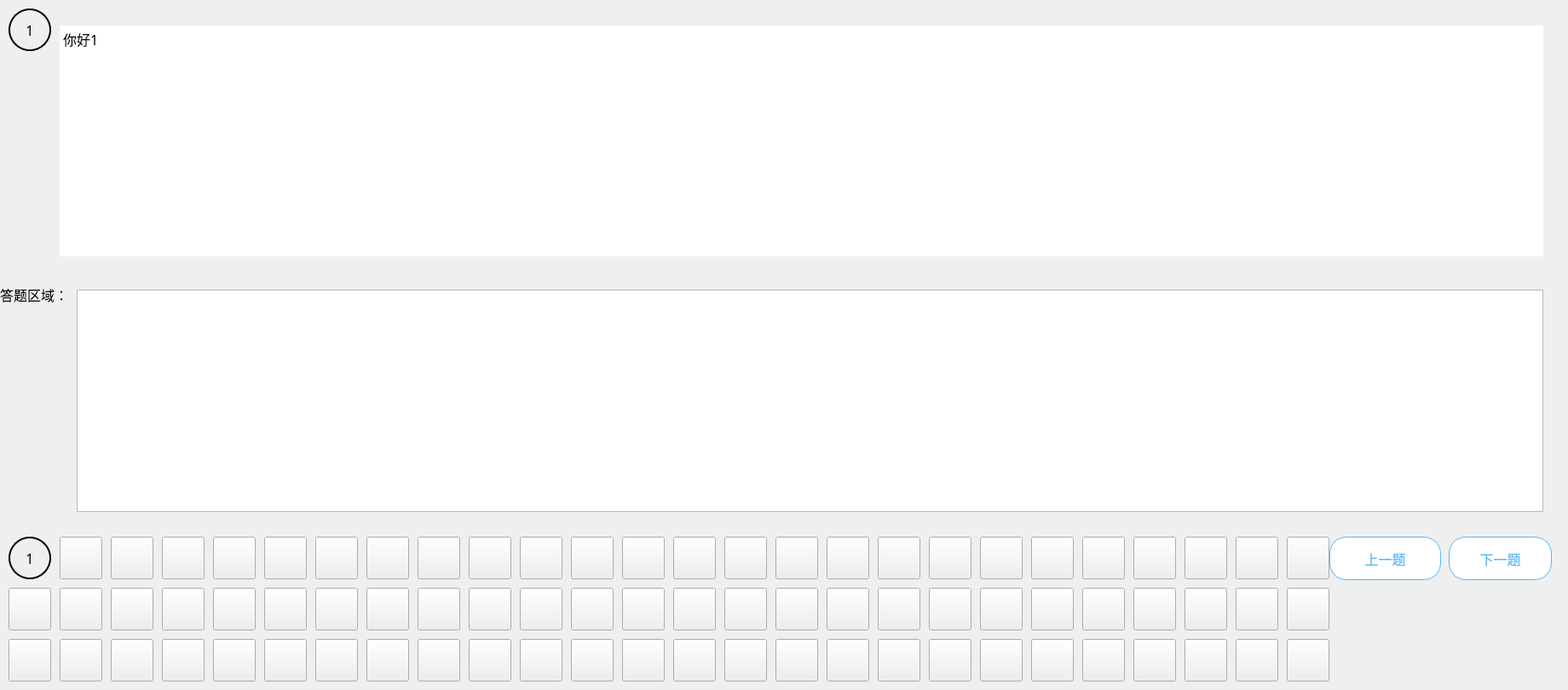
   <widget class="QWidget" name="page_4">
    <widget class="QPushButton" name="pushButton_249">
     <property name="geometry">
      <rect>
       <x>10</x>
       <y>10</y>
       <width>50</width>
       <height>50</height>
      </rect>
     </property>
     <property name="font">
      <font>
       <family>黑体</family>
       <pointsize>12</pointsize>
      </font>
     </property>
     <property name="styleSheet">
      <string notr="true">#pushButton_249
{
border:none;
border:2px solid black;
border-radius:25;
}</string>
     </property>
     <property name="text">
      <string>1</string>
     </property>
    </widget>
    <widget class="QTextEdit" name="textEdit">
     <property name="geometry">
      <rect>
       <x>70</x>
       <y>30</y>
       <width>1741</width>
       <height>271</height>
      </rect>
     </property>
     <property name="font">
      <font>
       <family>黑体</family>
       <pointsize>12</pointsize>
      </font>
     </property>
     <property name="styleSheet">
      <string notr="true">#textEdit
{
border:none;
}</string>
     </property>
     <property name="readOnly">
      <bool>true</bool>
     </property>
     <property name="html">
      <string>&lt;!DOCTYPE HTML PUBLIC &quot;-//W3C//DTD HTML 4.0//EN&quot; &quot;http://www.w3.org/TR/REC-html40/strict.dtd&quot;&gt;
&lt;html&gt;&lt;head&gt;&lt;meta name=&quot;qrichtext&quot; content=&quot;1&quot; /&gt;&lt;style type=&quot;text/css&quot;&gt;
p, li { white-space: pre-wrap; }
&lt;/style&gt;&lt;/head&gt;&lt;body style=&quot; font-family:'黑体'; font-size:12pt; font-weight:400; font-style:normal;&quot;&gt;
&lt;p style=&quot; margin-top:0px; margin-bottom:0px; margin-left:0px; margin-right:0px; -qt-block-indent:0; text-indent:0px;&quot;&gt;你好1&lt;/p&gt;
&lt;p style=&quot;-qt-paragraph-type:empty; margin-top:0px; margin-bottom:0px; margin-left:0px; margin-right:0px; -qt-block-indent:0; text-indent:0px;&quot;&gt;&lt;br /&gt;&lt;/p&gt;&lt;/body&gt;&lt;/html&gt;</string>
     </property>
    </widget>
    <widget class="QLabel" name="label_23">
     <property name="geometry">
      <rect>
       <x>0</x>
       <y>330</y>
       <width>111</width>
       <height>31</height>
      </rect>
     </property>
     <property name="font">
      <font>
       <family>黑体</family>
       <pointsize>12</pointsize>
      </font>
     </property>
     <property name="text">
      <string>答题区域：</string>
     </property>
    </widget>
    <widget class="QTextEdit" name="textEdit_2">
     <property name="geometry">
      <rect>
       <x>90</x>
       <y>340</y>
       <width>1721</width>
       <height>261</height>
      </rect>
     </property>
     <property name="font">
      <font>
       <family>黑体</family>
       <pointsize>12</pointsize>
      </font>
     </property>
     <property name="readOnly">
      <bool>false</bool>
     </property>
    </widget>
    <widget class="QWidget" name="widget_5" native="true">
     <property name="geometry">
      <rect>
       <x>0</x>
       <y>620</y>
       <width>1831</width>
       <height>181</height>
      </rect>
     </property>
     <widget class="QPushButton" name="pushButton_250">
      <property name="geometry">
       <rect>
        <x>1560</x>
        <y>10</y>
        <width>131</width>
        <height>51</height>
       </rect>
      </property>
      <property name="font">
       <font>
        <family>黑体</family>
        <pointsize>12</pointsize>
       </font>
      </property>
      <property name="styleSheet">
       <string notr="true">#pushButton_250
{
border:1px solid #50b8fd;
background-color:#FFFFFF;
color:#50b8fd;
border-radius:20;
}

#pushButton_250:hover
{
background-color: #50b8fd;
color:#ffffff;
}</string>
      </property>
      <property name="text">
       <string>上一题</string>
      </property>
     </widget>
     <widget class="QPushButton" name="pushButton_251">
      <property name="geometry">
       <rect>
        <x>1700</x>
        <y>10</y>
        <width>121</width>
        <height>51</height>
       </rect>
      </property>
      <property name="font">
       <font>
        <family>黑体</family>
        <pointsize>12</pointsize>
       </font>
      </property>
      <property name="styleSheet">
       <string notr="true">#pushButton_251
{
border:1px solid #50b8fd;
background-color:#FFFFFF;
color:#50b8fd;
border-radius:20;
}

#pushButton_251:hover
{
background-color: #50b8fd;
color:#ffffff;
}</string>
      </property>
      <property name="text">
       <string>下一题</string>
      </property>
     </widget>
     <widget class="QPushButton" name="pushButton_252">
      <property name="geometry">
       <rect>
        <x>10</x>
        <y>10</y>
        <width>50</width>
        <height>50</height>
       </rect>
      </property>
      <property name="font">
       <font>
        <family>黑体</family>
        <pointsize>12</pointsize>
       </font>
      </property>
      <property name="styleSheet">
       <string notr="true">#pushButton_252
{
border:none;
border:2px solid black;
border-radius:25;
}</string>
      </property>
      <property name="text">
       <string>1</string>
      </property>
     </widget>
     <widget class="QPushButton" name="pushButton_253">
      <property name="geometry">
       <rect>
        <x>70</x>
        <y>10</y>
        <width>50</width>
        <height>50</height>
       </rect>
      </property>
      <property name="text">
       <string/>
      </property>
     </widget>
     <widget class="QPushButton" name="pushButton_254">
      <property name="geometry">
       <rect>
        <x>130</x>
        <y>10</y>
        <width>50</width>
        <height>50</height>
       </rect>
      </property>
      <property name="text">
       <string/>
      </property>
     </widget>
     <widget class="QPushButton" name="pushButton_255">
      <property name="geometry">
       <rect>
        <x>190</x>
        <y>10</y>
        <width>50</width>
        <height>50</height>
       </rect>
      </property>
      <property name="text">
       <string/>
      </property>
     </widget>
     <widget class="QPushButton" name="pushButton_256">
      <property name="geometry">
       <rect>
        <x>250</x>
        <y>10</y>
        <width>50</width>
        <height>50</height>
       </rect>
      </property>
      <property name="text">
       <string/>
      </property>
     </widget>
     <widget class="QPushButton" name="pushButton_257">
      <property name="geometry">
       <rect>
        <x>310</x>
        <y>10</y>
        <width>50</width>
        <height>50</height>
       </rect>
      </property>
      <property name="text">
       <string/>
      </property>
     </widget>
     <widget class="QPushButton" name="pushButton_258">
      <property name="geometry">
       <rect>
        <x>370</x>
        <y>10</y>
        <width>50</width>
        <height>50</height>
       </rect>
      </property>
      <property name="text">
       <string/>
      </property>
     </widget>
     <widget class="QPushButton" name="pushButton_259">
      <property name="geometry">
       <rect>
        <x>430</x>
        <y>10</y>
        <width>50</width>
        <height>50</height>
       </rect>
      </property>
      <property name="text">
       <string/>
      </property>
     </widget>
     <widget class="QPushButton" name="pushButton_260">
      <property name="geometry">
       <rect>
        <x>490</x>
        <y>10</y>
        <width>50</width>
        <height>50</height>
       </rect>
      </property>
      <property name="text">
       <string/>
      </property>
     </widget>
     <widget class="QPushButton" name="pushButton_261">
      <property name="geometry">
       <rect>
        <x>550</x>
        <y>10</y>
        <width>50</width>
        <height>50</height>
       </rect>
      </property>
      <property name="text">
       <string/>
      </property>
     </widget>
     <widget class="QPushButton" name="pushButton_262">
      <property name="geometry">
       <rect>
        <x>610</x>
        <y>10</y>
        <width>50</width>
        <height>50</height>
       </rect>
      </property>
      <property name="text">
       <string/>
      </property>
     </widget>
     <widget class="QPushButton" name="pushButton_263">
      <property name="geometry">
       <rect>
        <x>670</x>
        <y>10</y>
        <width>50</width>
        <height>50</height>
       </rect>
      </property>
      <property name="text">
       <string/>
      </property>
     </widget>
     <widget class="QPushButton" name="pushButton_264">
      <property name="geometry">
       <rect>
        <x>730</x>
        <y>10</y>
        <width>50</width>
        <height>50</height>
       </rect>
      </property>
      <property name="text">
       <string/>
      </property>
     </widget>
     <widget class="QPushButton" name="pushButton_265">
      <property name="geometry">
       <rect>
        <x>790</x>
        <y>10</y>
        <width>50</width>
        <height>50</height>
       </rect>
      </property>
      <property name="text">
       <string/>
      </property>
     </widget>
     <widget class="QPushButton" name="pushButton_266">
      <property name="geometry">
       <rect>
        <x>850</x>
        <y>10</y>
        <width>50</width>
        <height>50</height>
       </rect>
      </property>
      <property name="text">
       <string/>
      </property>
     </widget>
     <widget class="QPushButton" name="pushButton_267">
      <property name="geometry">
       <rect>
        <x>910</x>
        <y>10</y>
        <width>50</width>
        <height>50</height>
       </rect>
      </property>
      <property name="text">
       <string/>
      </property>
     </widget>
     <widget class="QPushButton" name="pushButton_268">
      <property name="geometry">
       <rect>
        <x>970</x>
        <y>10</y>
        <width>50</width>
        <height>50</height>
       </rect>
      </property>
      <property name="text">
       <string/>
      </property>
     </widget>
     <widget class="QPushButton" name="pushButton_269">
      <property name="geometry">
       <rect>
        <x>1030</x>
        <y>10</y>
        <width>50</width>
        <height>50</height>
       </rect>
      </property>
      <property name="text">
       <string/>
      </property>
     </widget>
     <widget class="QPushButton" name="pushButton_270">
      <property name="geometry">
       <rect>
        <x>1090</x>
        <y>10</y>
        <width>50</width>
        <height>50</height>
       </rect>
      </property>
      <property name="text">
       <string/>
      </property>
     </widget>
     <widget class="QPushButton" name="pushButton_271">
      <property name="geometry">
       <rect>
        <x>1150</x>
        <y>10</y>
        <width>50</width>
        <height>50</height>
       </rect>
      </property>
      <property name="text">
       <string/>
      </property>
     </widget>
     <widget class="QPushButton" name="pushButton_272">
      <property name="geometry">
       <rect>
        <x>1210</x>
        <y>10</y>
        <width>50</width>
        <height>50</height>
       </rect>
      </property>
      <property name="text">
       <string/>
      </property>
     </widget>
     <widget class="QPushButton" name="pushButton_273">
      <property name="geometry">
       <rect>
        <x>1270</x>
        <y>10</y>
        <width>50</width>
        <height>50</height>
       </rect>
      </property>
      <property name="text">
       <string/>
      </property>
     </widget>
     <widget class="QPushButton" name="pushButton_274">
      <property name="geometry">
       <rect>
        <x>1330</x>
        <y>10</y>
        <width>50</width>
        <height>50</height>
       </rect>
      </property>
      <property name="text">
       <string/>
      </property>
     </widget>
     <widget class="QPushButton" name="pushButton_275">
      <property name="geometry">
       <rect>
        <x>1390</x>
        <y>10</y>
        <width>50</width>
        <height>50</height>
       </rect>
      </property>
      <property name="text">
       <string/>
      </property>
     </widget>
     <widget class="QPushButton" name="pushButton_276">
      <property name="geometry">
       <rect>
        <x>1450</x>
        <y>10</y>
        <width>50</width>
        <height>50</height>
       </rect>
      </property>
      <property name="text">
       <string/>
      </property>
     </widget>
     <widget class="QPushButton" name="pushButton_277">
      <property name="geometry">
       <rect>
        <x>1510</x>
        <y>10</y>
        <width>50</width>
        <height>50</height>
       </rect>
      </property>
      <property name="text">
       <string/>
      </property>
     </widget>
     <widget class="QPushButton" name="pushButton_278">
      <property name="geometry">
       <rect>
        <x>10</x>
        <y>70</y>
        <width>50</width>
        <height>50</height>
       </rect>
      </property>
      <property name="text">
       <string/>
      </property>
     </widget>
     <widget class="QPushButton" name="pushButton_279">
      <property name="geometry">
       <rect>
        <x>70</x>
        <y>70</y>
        <width>50</width>
        <height>50</height>
       </rect>
      </property>
      <property name="text">
       <string/>
      </property>
     </widget>
     <widget class="QPushButton" name="pushButton_280">
      <property name="geometry">
       <rect>
        <x>130</x>
        <y>70</y>
        <width>50</width>
        <height>50</height>
       </rect>
      </property>
      <property name="text">
       <string/>
      </property>
     </widget>
     <widget class="QPushButton" name="pushButton_281">
      <property name="geometry">
       <rect>
        <x>190</x>
        <y>70</y>
        <width>50</width>
        <height>50</height>
       </rect>
      </property>
      <property name="text">
       <string/>
      </property>
     </widget>
     <widget class="QPushButton" name="pushButton_282">
      <property name="geometry">
       <rect>
        <x>250</x>
        <y>70</y>
        <width>50</width>
        <height>50</height>
       </rect>
      </property>
      <property name="text">
       <string/>
      </property>
     </widget>
     <widget class="QPushButton" name="pushButton_283">
      <property name="geometry">
       <rect>
        <x>310</x>
        <y>70</y>
        <width>50</width>
        <height>50</height>
       </rect>
      </property>
      <property name="text">
       <string/>
      </property>
     </widget>
     <widget class="QPushButton" name="pushButton_284">
      <property name="geometry">
       <rect>
        <x>370</x>
        <y>70</y>
        <width>50</width>
        <height>50</height>
       </rect>
      </property>
      <property name="text">
       <string/>
      </property>
     </widget>
     <widget class="QPushButton" name="pushButton_285">
      <property name="geometry">
       <rect>
        <x>430</x>
        <y>70</y>
        <width>50</width>
        <height>50</height>
       </rect>
      </property>
      <property name="text">
       <string/>
      </property>
     </widget>
     <widget class="QPushButton" name="pushButton_286">
      <property name="geometry">
       <rect>
        <x>490</x>
        <y>70</y>
        <width>50</width>
        <height>50</height>
       </rect>
      </property>
      <property name="text">
       <string/>
      </property>
     </widget>
     <widget class="QPushButton" name="pushButton_287">
      <property name="geometry">
       <rect>
        <x>550</x>
        <y>70</y>
        <width>50</width>
        <height>50</height>
       </rect>
      </property>
      <property name="text">
       <string/>
      </property>
     </widget>
     <widget class="QPushButton" name="pushButton_288">
      <property name="geometry">
       <rect>
        <x>610</x>
        <y>70</y>
        <width>50</width>
        <height>50</height>
       </rect>
      </property>
      <property name="text">
       <string/>
      </property>
     </widget>
     <widget class="QPushButton" name="pushButton_289">
      <property name="geometry">
       <rect>
        <x>670</x>
        <y>70</y>
        <width>50</width>
        <height>50</height>
       </rect>
      </property>
      <property name="text">
       <string/>
      </property>
     </widget>
     <widget class="QPushButton" name="pushButton_290">
      <property name="geometry">
       <rect>
        <x>730</x>
        <y>70</y>
        <width>50</width>
        <height>50</height>
       </rect>
      </property>
      <property name="text">
       <string/>
      </property>
     </widget>
     <widget class="QPushButton" name="pushButton_291">
      <property name="geometry">
       <rect>
        <x>790</x>
        <y>70</y>
        <width>50</width>
        <height>50</height>
       </rect>
      </property>
      <property name="text">
       <string/>
      </property>
     </widget>
     <widget class="QPushButton" name="pushButton_292">
      <property name="geometry">
       <rect>
        <x>850</x>
        <y>70</y>
        <width>50</width>
        <height>50</height>
       </rect>
      </property>
      <property name="text">
       <string/>
      </property>
     </widget>
     <widget class="QPushButton" name="pushButton_293">
      <property name="geometry">
       <rect>
        <x>910</x>
        <y>70</y>
        <width>50</width>
        <height>50</height>
       </rect>
      </property>
      <property name="text">
       <string/>
      </property>
     </widget>
     <widget class="QPushButton" name="pushButton_294">
      <property name="geometry">
       <rect>
        <x>970</x>
        <y>70</y>
        <width>50</width>
        <height>50</height>
       </rect>
      </property>
      <property name="text">
       <string/>
      </property>
     </widget>
     <widget class="QPushButton" name="pushButton_295">
      <property name="geometry">
       <rect>
        <x>1030</x>
        <y>70</y>
        <width>50</width>
        <height>50</height>
       </rect>
      </property>
      <property name="text">
       <string/>
      </property>
     </widget>
     <widget class="QPushButton" name="pushButton_296">
      <property name="geometry">
       <rect>
        <x>1090</x>
        <y>70</y>
        <width>50</width>
        <height>50</height>
       </rect>
      </property>
      <property name="text">
       <string/>
      </property>
     </widget>
     <widget class="QPushButton" name="pushButton_297">
      <property name="geometry">
       <rect>
        <x>1150</x>
        <y>70</y>
        <width>50</width>
        <height>50</height>
       </rect>
      </property>
      <property name="text">
       <string/>
      </property>
     </widget>
     <widget class="QPushButton" name="pushButton_298">
      <property name="geometry">
       <rect>
        <x>1210</x>
        <y>70</y>
        <width>50</width>
        <height>50</height>
       </rect>
      </property>
      <property name="text">
       <string/>
      </property>
     </widget>
     <widget class="QPushButton" name="pushButton_299">
      <property name="geometry">
       <rect>
        <x>1270</x>
        <y>70</y>
        <width>50</width>
        <height>50</height>
       </rect>
      </property>
      <property name="text">
       <string/>
      </property>
     </widget>
     <widget class="QPushButton" name="pushButton_300">
      <property name="geometry">
       <rect>
        <x>1330</x>
        <y>70</y>
        <width>50</width>
        <height>50</height>
       </rect>
      </property>
      <property name="text">
       <string/>
      </property>
     </widget>
     <widget class="QPushButton" name="pushButton_301">
      <property name="geometry">
       <rect>
        <x>1390</x>
        <y>70</y>
        <width>50</width>
        <height>50</height>
       </rect>
      </property>
      <property name="text">
       <string/>
      </property>
     </widget>
     <widget class="QPushButton" name="pushButton_302">
      <property name="geometry">
       <rect>
        <x>1450</x>
        <y>70</y>
        <width>50</width>
        <height>50</height>
       </rect>
      </property>
      <property name="text">
       <string/>
      </property>
     </widget>
     <widget class="QPushButton" name="pushButton_303">
      <property name="geometry">
       <rect>
        <x>1510</x>
        <y>70</y>
        <width>50</width>
        <height>50</height>
       </rect>
      </property>
      <property name="text">
       <string/>
      </property>
     </widget>
     <widget class="QPushButton" name="pushButton_304">
      <property name="geometry">
       <rect>
        <x>10</x>
        <y>130</y>
        <width>50</width>
        <height>50</height>
       </rect>
      </property>
      <property name="text">
       <string/>
      </property>
     </widget>
     <widget class="QPushButton" name="pushButton_305">
      <property name="geometry">
       <rect>
        <x>70</x>
        <y>130</y>
        <width>50</width>
        <height>50</height>
       </rect>
      </property>
      <property name="text">
       <string/>
      </property>
     </widget>
     <widget class="QPushButton" name="pushButton_306">
      <property name="geometry">
       <rect>
        <x>130</x>
        <y>130</y>
        <width>50</width>
        <height>50</height>
       </rect>
      </property>
      <property name="text">
       <string/>
      </property>
     </widget>
     <widget class="QPushButton" name="pushButton_307">
      <property name="geometry">
       <rect>
        <x>190</x>
        <y>130</y>
        <width>50</width>
        <height>50</height>
       </rect>
      </property>
      <property name="text">
       <string/>
      </property>
     </widget>
     <widget class="QPushButton" name="pushButton_308">
      <property name="geometry">
       <rect>
        <x>250</x>
        <y>130</y>
        <width>50</width>
        <height>50</height>
       </rect>
      </property>
      <property name="text">
       <string/>
      </property>
     </widget>
     <widget class="QPushButton" name="pushButton_309">
      <property name="geometry">
       <rect>
        <x>310</x>
        <y>130</y>
        <width>50</width>
        <height>50</height>
       </rect>
      </property>
      <property name="text">
       <string/>
      </property>
     </widget>
     <widget class="QPushButton" name="pushButton_310">
      <property name="geometry">
       <rect>
        <x>370</x>
        <y>130</y>
        <width>50</width>
        <height>50</height>
       </rect>
      </property>
      <property name="text">
       <string/>
      </property>
     </widget>
     <widget class="QPushButton" name="pushButton_311">
      <property name="geometry">
       <rect>
        <x>430</x>
        <y>130</y>
        <width>50</width>
        <height>50</height>
       </rect>
      </property>
      <property name="text">
       <string/>
      </property>
     </widget>
     <widget class="QPushButton" name="pushButton_312">
      <property name="geometry">
       <rect>
        <x>490</x>
        <y>130</y>
        <width>50</width>
        <height>50</height>
       </rect>
      </property>
      <property name="text">
       <string/>
      </property>
     </widget>
     <widget class="QPushButton" name="pushButton_313">
      <property name="geometry">
       <rect>
        <x>550</x>
        <y>130</y>
        <width>50</width>
        <height>50</height>
       </rect>
      </property>
      <property name="text">
       <string/>
      </property>
     </widget>
     <widget class="QPushButton" name="pushButton_314">
      <property name="geometry">
       <rect>
        <x>610</x>
        <y>130</y>
        <width>50</width>
        <height>50</height>
       </rect>
      </property>
      <property name="text">
       <string/>
      </property>
     </widget>
     <widget class="QPushButton" name="pushButton_315">
      <property name="geometry">
       <rect>
        <x>670</x>
        <y>130</y>
        <width>50</width>
        <height>50</height>
       </rect>
      </property>
      <property name="text">
       <string/>
      </property>
     </widget>
     <widget class="QPushButton" name="pushButton_316">
      <property name="geometry">
       <rect>
        <x>730</x>
        <y>130</y>
        <width>50</width>
        <height>50</height>
       </rect>
      </property>
      <property name="text">
       <string/>
      </property>
     </widget>
     <widget class="QPushButton" name="pushButton_317">
      <property name="geometry">
       <rect>
        <x>790</x>
        <y>130</y>
        <width>50</width>
        <height>50</height>
       </rect>
      </property>
      <property name="text">
       <string/>
      </property>
     </widget>
     <widget class="QPushButton" name="pushButton_318">
      <property name="geometry">
       <rect>
        <x>850</x>
        <y>130</y>
        <width>50</width>
        <height>50</height>
       </rect>
      </property>
      <property name="text">
       <string/>
      </property>
     </widget>
     <widget class="QPushButton" name="pushButton_319">
      <property name="geometry">
       <rect>
        <x>910</x>
        <y>130</y>
        <width>50</width>
        <height>50</height>
       </rect>
      </property>
      <property name="text">
       <string/>
      </property>
     </widget>
     <widget class="QPushButton" name="pushButton_320">
      <property name="geometry">
       <rect>
        <x>970</x>
        <y>130</y>
        <width>50</width>
        <height>50</height>
       </rect>
      </property>
      <property name="text">
       <string/>
      </property>
     </widget>
     <widget class="QPushButton" name="pushButton_321">
      <property name="geometry">
       <rect>
        <x>1030</x>
        <y>130</y>
        <width>50</width>
        <height>50</height>
       </rect>
      </property>
      <property name="text">
       <string/>
      </property>
     </widget>
     <widget class="QPushButton" name="pushButton_322">
      <property name="geometry">
       <rect>
        <x>1090</x>
        <y>130</y>
        <width>50</width>
        <height>50</height>
       </rect>
      </property>
      <property name="text">
       <string/>
      </property>
     </widget>
     <widget class="QPushButton" name="pushButton_323">
      <property name="geometry">
       <rect>
        <x>1150</x>
        <y>130</y>
        <width>50</width>
        <height>50</height>
       </rect>
      </property>
      <property name="text">
       <string/>
      </property>
     </widget>
     <widget class="QPushButton" name="pushButton_324">
      <property name="geometry">
       <rect>
        <x>1210</x>
        <y>130</y>
        <width>50</width>
        <height>50</height>
       </rect>
      </property>
      <property name="text">
       <string/>
      </property>
     </widget>
     <widget class="QPushButton" name="pushButton_325">
      <property name="geometry">
       <rect>
        <x>1270</x>
        <y>130</y>
        <width>50</width>
        <height>50</height>
       </rect>
      </property>
      <property name="text">
       <string/>
      </property>
     </widget>
     <widget class="QPushButton" name="pushButton_326">
      <property name="geometry">
       <rect>
        <x>1330</x>
        <y>130</y>
        <width>50</width>
        <height>50</height>
       </rect>
      </property>
      <property name="text">
       <string/>
      </property>
     </widget>
     <widget class="QPushButton" name="pushButton_327">
      <property name="geometry">
       <rect>
        <x>1390</x>
        <y>130</y>
        <width>50</width>
        <height>50</height>
       </rect>
      </property>
      <property name="text">
       <string/>
      </property>
     </widget>
     <widget class="QPushButton" name="pushButton_328">
      <property name="geometry">
       <rect>
        <x>1450</x>
        <y>130</y>
        <width>50</width>
        <height>50</height>
       </rect>
      </property>
      <property name="text">
       <string/>
      </property>
     </widget>
     <widget class="QPushButton" name="pushButton_329">
      <property name="geometry">
       <rect>
        <x>1510</x>
        <y>130</y>
        <width>50</width>
        <height>50</height>
       </rect>
      </property>
      <property name="text">
       <string/>
      </property>
     </widget>
    </widget>
   </widget>
